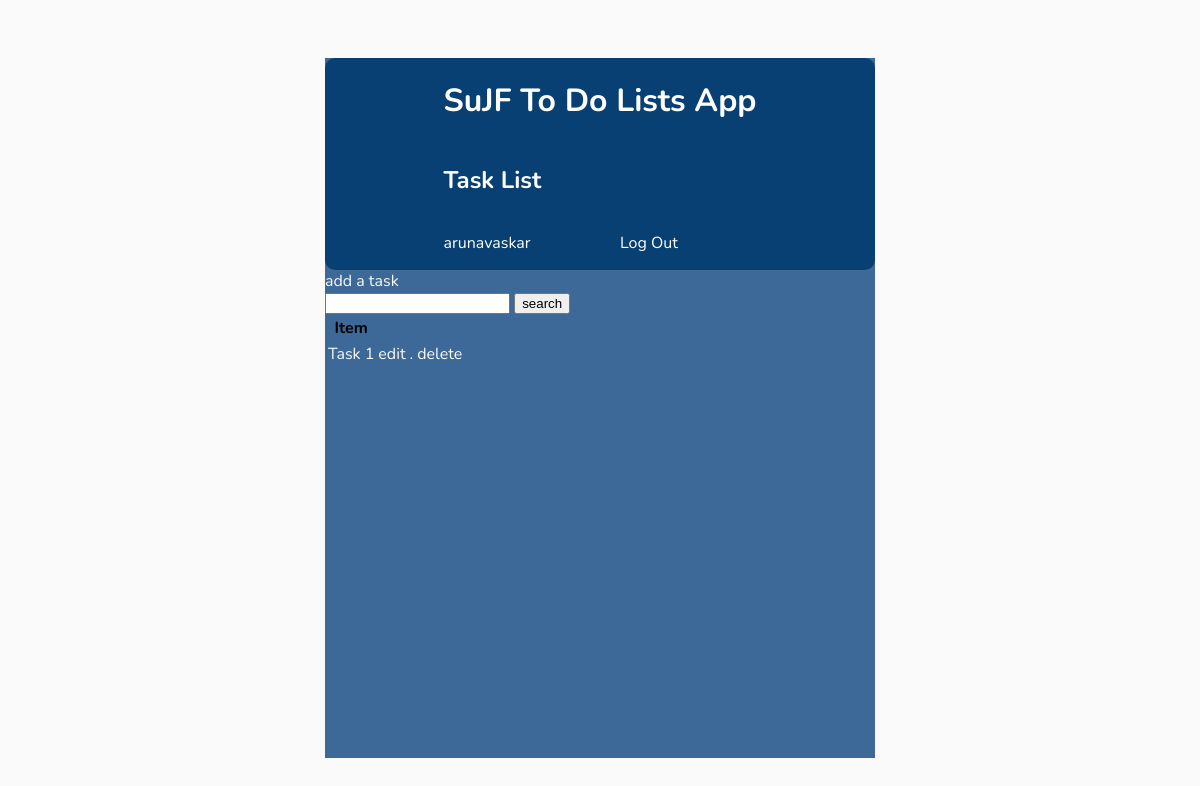
Before: / (signed in) with the older database file.
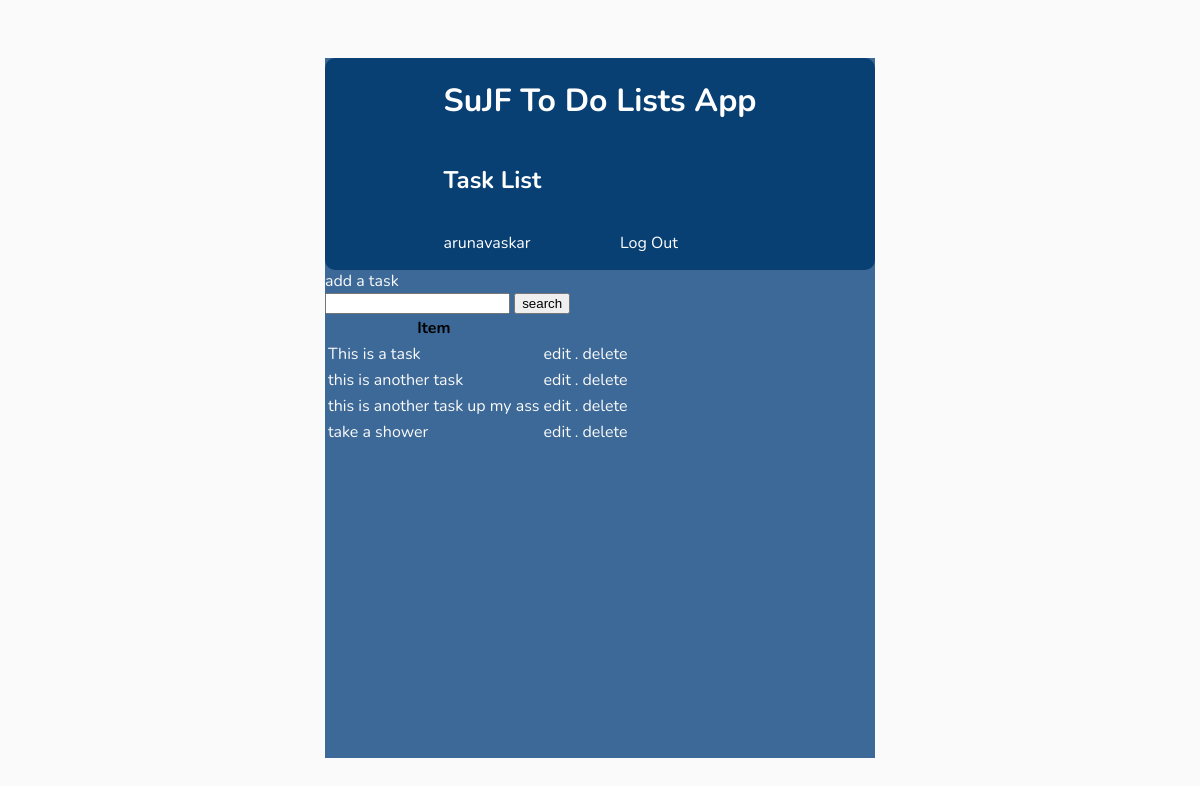
After: the same page with the newer database file.
### base/models.py (models this page shows, shortened)
class Task(models.Model):
    user = models.ForeignKey(User, on_delete=models.CASCADE, null= True, blank= True)
    title = models.CharField(max_length= 200)
    description = models.TextField(null=True, blank=True)
    complete = models.BooleanField(default= False)
    created = models.DateTimeField(auto_now_add= True)
    class Meta:
        ordering = ['complete']

### base/views.py (the view)
# urls.py: path('', TaskList.as_view(), name = 'tasks'),
class TaskList(LoginRequiredMixin, ListView):
    model = Task
    context_object_name = 'tasks'
    def get_context_data(self, **kwargs):
        context = super().get_context_data(**kwargs)
        context['tasks'] = context['tasks'].filter(user = self.request.user)
        context['count'] = context['tasks'].filter(complete = False).count()
        search_input = self.request.GET.get('search-area') or ''
        if search_input:
            context['tasks'] = context['tasks'].filter(title__startswith = search_input)
        context['search_input'] = search_input
        return context

### base/templates/base/task_list.html
{% extends 'base/main.html' %}
{% block content %}
<a href="{% url 'task-create' %}">add a task</a>
<form method="GET" action="">
    <input type="text" name="search-area" value="{{ search_input }}">
    <input type="submit" value="search">
</form>
<table>
    <tr>
        <th>Item</th>
        <th></th>
        <th></th>
    </tr>
    {% for task in tasks %}
    <tr>
        <td>{{task.title}}</td>
        <td><a href="{% url 'task-update' task.id %}">edit .</a></td>
        <td><a href="{% url 'task-delete' task.id %}">delete</a></td>
    </tr>
    {% empty %}
    <h3>No itmes in list</h3>
    {% endfor %}
</table>
{% endblock content %}

### base/templates/base/main.html (shortened to what this page needs)
{% load static %}
<!DOCTYPE html>
<html lang="en">
<head>
    <link rel="stylesheet" href="{% static 'css/style.css' %}">
</head>
<body>
    <div class="container">
        <div class="header-bar">
            <h1>SuJF To Do Lists App</h1>
            {% if 'task-update' in request.path %}
            <h2>Task Edit</h2>
            {% elif 'task-create' in request.path%}
            <h2>Task Create</h2>
            {% elif 'login' in request.path%}
            <h2>Log in</h2>
            {% elif 'register' in request.path%}
            <h2>Register</h2>
            {% elif 'task-delete' in request.path%}
            <h2>Delete Confirmation</h2>
            {% else %}
            <h2>Task List</h2>
            {% endif %}
            {% if request.user.is_authenticated and 'login' not in request.path%}
            <p>{{request.user}}</p>
            <a href="{% url 'logout' %}">Log Out</a>
            {% elif 'login' not in request.path %}
            <a href=" {% url 'login' %} ">Log In</a>
            {% endif %}
        </div>
        {% block content %} {% endblock content %}
    </div>
</body>
</html>

### base/static/css/style.css (style rules this page uses)
body { background-color: #fafafa; font-family: 'Nunito', sans-serif; padding-top: 50px; }
.container { max-width: 550px; max-height: max-content; min-height: 700px; margin: auto; background-color: #3C6997; }
.container td { color: #fafafa; }
.container a { text-decoration: none; color: #fafafa; }
.header-bar { display: grid; justify-content: center; background-color: #094074; border-radius: 10px; }
.header-bar h1 { grid-column-start: 1; grid-column-end: 3; grid-row-start: 1; grid-row-end: 2; }
.header-bar p { grid-column-start: 1; grid-column-end: 2; grid-row-start: 3; grid-row-end: 4; }
.header-bar a { grid-column-start: 2; grid-column-end: 3; grid-row-start: 3; grid-row-end: 4; align-self: center; }
.header-bar a, p, h2, h1 { text-decoration: none; color: #ffff; }

Changed rows visible on the page:
removed Task: title "Task 1"
added Task: title "This is a task"
added Task: title "this is another task"
added Task: title "this is another task up my ass"
added Task: title "take a shower"
